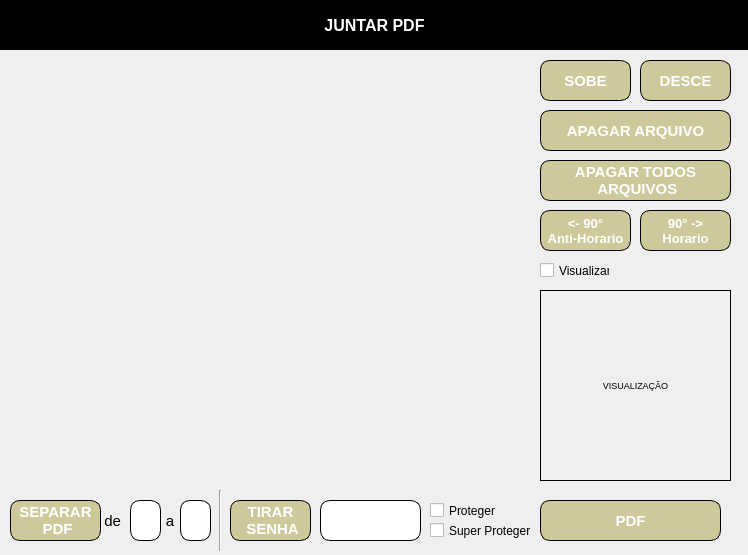
<?xml version="1.0" encoding="UTF-8"?>
<ui version="4.0">
 <class>pdfMerger</class>
 <widget class="QWidget" name="pdfMerger">
  <property name="geometry">
   <rect>
    <x>0</x>
    <y>0</y>
    <width>748</width>
    <height>555</height>
   </rect>
  </property>
  <property name="windowTitle">
   <string>JUNTAR PDF</string>
  </property>
  <widget class="QLabel" name="label_7">
   <property name="geometry">
    <rect>
     <x>-10</x>
     <y>-11</y>
     <width>771</width>
     <height>61</height>
    </rect>
   </property>
   <property name="styleSheet">
    <string notr="true">background: black;</string>
   </property>
   <property name="text">
    <string/>
   </property>
  </widget>
  <widget class="QLabel" name="label_5">
   <property name="geometry">
    <rect>
     <x>4</x>
     <y>10</y>
     <width>741</width>
     <height>31</height>
    </rect>
   </property>
   <property name="font">
    <font>
     <pointsize>12</pointsize>
     <weight>75</weight>
     <bold>true</bold>
    </font>
   </property>
   <property name="styleSheet">
    <string notr="true">color: white;</string>
   </property>
   <property name="text">
    <string>JUNTAR PDF</string>
   </property>
   <property name="alignment">
    <set>Qt::AlignCenter</set>
   </property>
  </widget>
  <widget class="QLabel" name="label_6">
   <property name="geometry">
    <rect>
     <x>20</x>
     <y>10</y>
     <width>31</width>
     <height>31</height>
    </rect>
   </property>
   <property name="text">
    <string/>
   </property>
   <property name="pixmap">
    <pixmap>../static/apple-touch-icon.png</pixmap>
   </property>
   <property name="scaledContents">
    <bool>true</bool>
   </property>
  </widget>
  <widget class="QPushButton" name="btnSobe">
   <property name="geometry">
    <rect>
     <x>540</x>
     <y>60</y>
     <width>91</width>
     <height>41</height>
    </rect>
   </property>
   <property name="font">
    <font>
     <pointsize>11</pointsize>
     <weight>75</weight>
     <bold>true</bold>
    </font>
   </property>
   <property name="styleSheet">
    <string notr="true">border-radius: 10px; border: 1px solid rgb(0,0,0);  background-color: #CDC99B;    color: white;</string>
   </property>
   <property name="text">
    <string>SOBE</string>
   </property>
  </widget>
  <widget class="QPushButton" name="btnDesce">
   <property name="geometry">
    <rect>
     <x>640</x>
     <y>60</y>
     <width>91</width>
     <height>41</height>
    </rect>
   </property>
   <property name="font">
    <font>
     <pointsize>11</pointsize>
     <weight>75</weight>
     <bold>true</bold>
    </font>
   </property>
   <property name="styleSheet">
    <string notr="true">border-radius: 10px; border: 1px solid rgb(0,0,0);  background-color: #CDC99B;    color: white;</string>
   </property>
   <property name="text">
    <string>DESCE</string>
   </property>
  </widget>
  <widget class="QPushButton" name="btnJuntar">
   <property name="geometry">
    <rect>
     <x>540</x>
     <y>500</y>
     <width>181</width>
     <height>41</height>
    </rect>
   </property>
   <property name="font">
    <font>
     <pointsize>11</pointsize>
     <weight>75</weight>
     <bold>true</bold>
    </font>
   </property>
   <property name="styleSheet">
    <string notr="true">border-radius: 10px; border: 1px solid rgb(0,0,0);  background-color: #CDC99B;    color: white;</string>
   </property>
   <property name="text">
    <string>PDF</string>
   </property>
  </widget>
  <widget class="QPushButton" name="btnApagar">
   <property name="geometry">
    <rect>
     <x>540</x>
     <y>110</y>
     <width>191</width>
     <height>41</height>
    </rect>
   </property>
   <property name="font">
    <font>
     <pointsize>11</pointsize>
     <weight>75</weight>
     <bold>true</bold>
    </font>
   </property>
   <property name="styleSheet">
    <string notr="true">border-radius: 10px; border: 1px solid rgb(0,0,0);  background-color: #CDC99B;    color: white;</string>
   </property>
   <property name="text">
    <string>APAGAR ARQUIVO</string>
   </property>
  </widget>
  <widget class="QPushButton" name="btnApagarTodos">
   <property name="geometry">
    <rect>
     <x>540</x>
     <y>160</y>
     <width>191</width>
     <height>41</height>
    </rect>
   </property>
   <property name="font">
    <font>
     <pointsize>11</pointsize>
     <weight>75</weight>
     <bold>true</bold>
    </font>
   </property>
   <property name="styleSheet">
    <string notr="true">border-radius: 10px; border: 1px solid rgb(0,0,0);  background-color: #CDC99B;    color: white;</string>
   </property>
   <property name="text">
    <string>APAGAR TODOS 
 ARQUIVOS</string>
   </property>
  </widget>
  <widget class="QPushButton" name="btnHorario">
   <property name="geometry">
    <rect>
     <x>640</x>
     <y>210</y>
     <width>91</width>
     <height>41</height>
    </rect>
   </property>
   <property name="font">
    <font>
     <pointsize>10</pointsize>
     <weight>75</weight>
     <bold>true</bold>
    </font>
   </property>
   <property name="styleSheet">
    <string notr="true">border-radius: 10px; border: 1px solid rgb(0,0,0);  background-color: #CDC99B;    color: white;</string>
   </property>
   <property name="text">
    <string>90° -&gt;
Horario</string>
   </property>
  </widget>
  <widget class="QPushButton" name="btnAntiHorario">
   <property name="geometry">
    <rect>
     <x>540</x>
     <y>210</y>
     <width>91</width>
     <height>41</height>
    </rect>
   </property>
   <property name="font">
    <font>
     <pointsize>10</pointsize>
     <weight>75</weight>
     <bold>true</bold>
    </font>
   </property>
   <property name="styleSheet">
    <string notr="true">border-radius: 10px; border: 1px solid rgb(0,0,0);  background-color: #CDC99B;    color: white;</string>
   </property>
   <property name="text">
    <string>&lt;- 90°
Anti-Horario</string>
   </property>
  </widget>
  <widget class="QLabel" name="labelView">
   <property name="geometry">
    <rect>
     <x>540</x>
     <y>290</y>
     <width>191</width>
     <height>191</height>
    </rect>
   </property>
   <property name="font">
    <font>
     <pointsize>7</pointsize>
    </font>
   </property>
   <property name="styleSheet">
    <string notr="true">border: 1px solid rgb(0,0,0);</string>
   </property>
   <property name="text">
    <string>VISUALIZAÇÃO</string>
   </property>
   <property name="alignment">
    <set>Qt::AlignCenter</set>
   </property>
  </widget>
  <widget class="QLineEdit" name="inputSenha">
   <property name="geometry">
    <rect>
     <x>320</x>
     <y>500</y>
     <width>101</width>
     <height>41</height>
    </rect>
   </property>
   <property name="styleSheet">
    <string notr="true">border-radius: 10px; border: 1px solid rgb(0,0,0);</string>
   </property>
   <property name="alignment">
    <set>Qt::AlignCenter</set>
   </property>
  </widget>
  <widget class="QLineEdit" name="inputPagInicial">
   <property name="geometry">
    <rect>
     <x>130</x>
     <y>500</y>
     <width>31</width>
     <height>41</height>
    </rect>
   </property>
   <property name="styleSheet">
    <string notr="true">border-radius: 10px; border: 1px solid rgb(0,0,0);</string>
   </property>
   <property name="alignment">
    <set>Qt::AlignCenter</set>
   </property>
  </widget>
  <widget class="QLineEdit" name="inputPagFinal">
   <property name="geometry">
    <rect>
     <x>180</x>
     <y>500</y>
     <width>31</width>
     <height>41</height>
    </rect>
   </property>
   <property name="styleSheet">
    <string notr="true">border-radius: 10px; border: 1px solid rgb(0,0,0);</string>
   </property>
   <property name="alignment">
    <set>Qt::AlignCenter</set>
   </property>
  </widget>
  <widget class="QLabel" name="label_2">
   <property name="geometry">
    <rect>
     <x>101</x>
     <y>500</y>
     <width>20</width>
     <height>41</height>
    </rect>
   </property>
   <property name="font">
    <font>
     <pointsize>11</pointsize>
    </font>
   </property>
   <property name="text">
    <string>de</string>
   </property>
   <property name="alignment">
    <set>Qt::AlignRight|Qt::AlignTrailing|Qt::AlignVCenter</set>
   </property>
  </widget>
  <widget class="QLabel" name="label_3">
   <property name="geometry">
    <rect>
     <x>160</x>
     <y>500</y>
     <width>20</width>
     <height>41</height>
    </rect>
   </property>
   <property name="font">
    <font>
     <pointsize>11</pointsize>
    </font>
   </property>
   <property name="text">
    <string>a</string>
   </property>
   <property name="alignment">
    <set>Qt::AlignCenter</set>
   </property>
  </widget>
  <widget class="QCheckBox" name="checkProteger">
   <property name="geometry">
    <rect>
     <x>430</x>
     <y>500</y>
     <width>70</width>
     <height>21</height>
    </rect>
   </property>
   <property name="text">
    <string>Proteger</string>
   </property>
  </widget>
  <widget class="QCheckBox" name="checkVisualizar">
   <property name="geometry">
    <rect>
     <x>540</x>
     <y>250</y>
     <width>70</width>
     <height>41</height>
    </rect>
   </property>
   <property name="text">
    <string>Visualizar</string>
   </property>
  </widget>
  <widget class="QCheckBox" name="checkSuperProteger">
   <property name="geometry">
    <rect>
     <x>430</x>
     <y>520</y>
     <width>101</width>
     <height>21</height>
    </rect>
   </property>
   <property name="text">
    <string>Super Proteger</string>
   </property>
  </widget>
  <widget class="QPushButton" name="btnSeparar">
   <property name="geometry">
    <rect>
     <x>10</x>
     <y>500</y>
     <width>91</width>
     <height>41</height>
    </rect>
   </property>
   <property name="font">
    <font>
     <pointsize>11</pointsize>
     <weight>75</weight>
     <bold>true</bold>
    </font>
   </property>
   <property name="styleSheet">
    <string notr="true">border-radius: 10px; border: 1px solid rgb(0,0,0);  background-color: #CDC99B;    color: white;</string>
   </property>
   <property name="text">
    <string>SEPARAR
 PDF</string>
   </property>
  </widget>
  <widget class="Line" name="line">
   <property name="geometry">
    <rect>
     <x>210</x>
     <y>490</y>
     <width>20</width>
     <height>61</height>
    </rect>
   </property>
   <property name="orientation">
    <enum>Qt::Vertical</enum>
   </property>
  </widget>
  <widget class="QPushButton" name="btnDesproteger">
   <property name="geometry">
    <rect>
     <x>230</x>
     <y>500</y>
     <width>81</width>
     <height>41</height>
    </rect>
   </property>
   <property name="font">
    <font>
     <pointsize>11</pointsize>
     <weight>75</weight>
     <bold>true</bold>
    </font>
   </property>
   <property name="styleSheet">
    <string notr="true">border-radius: 10px; border: 1px solid rgb(0,0,0);  background-color: #CDC99B;    color: white;</string>
   </property>
   <property name="text">
    <string>TIRAR
 SENHA</string>
   </property>
  </widget>
 </widget>
 <tabstops>
  <tabstop>btnSobe</tabstop>
  <tabstop>btnDesce</tabstop>
  <tabstop>btnApagar</tabstop>
  <tabstop>btnApagarTodos</tabstop>
  <tabstop>btnJuntar</tabstop>
 </tabstops>
 <resources/>
 <connections/>
</ui>
